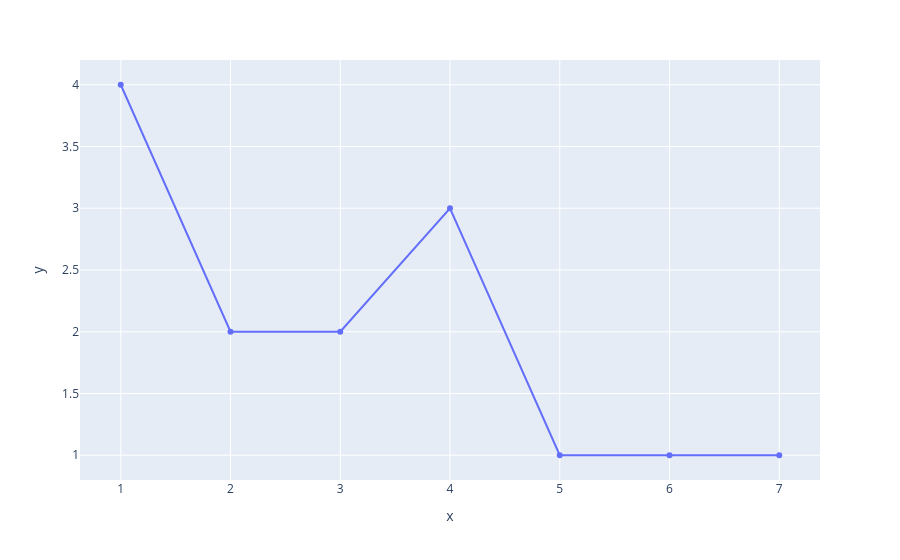

Notebook code for this chart:
### Markdown cell above
### pregunta 1 ¿Cómo cambió la cantidad de avistamientos de felinos durante los últimos meses del año más reciente?

### Code cell
anio_actual = feli["year"].max()
feli_actual = feli[feli["year"] == anio_actual]
meses_actual = feli_actual["month"].value_counts().sort_index()

fig = px.line(
    x=meses_actual.index,
    y=meses_actual.values,
    markers=True
)

fig.show()

### Figure 1 — Plotly figure (JSON) as saved in the notebook; plotly's stock layout.template omitted (floating-point values rounded to 4 significant figures)
{"data": [{"hovertemplate": "x=%{x}<br>y=%{y}<extra></extra>", "legendgroup": "", "line": {"color": "#636efa", "dash": "solid"}, "marker": {"symbol": "circle"}, "mode": "lines+markers", "name": "", "orientation": "v", "showlegend": false, "type": "scatter", "x": [1.0, 2.0, 3.0, 4.0, 5.0, 6.0, 7.0], "xaxis": "x", "y": [4, 2, 2, 3, 1, 1, 1], "yaxis": "y"}], "layout": {"legend": {"tracegroupgap": 0}, "margin": {"t": 60}, "xaxis": {"anchor": "y", "domain": [0, 1], "title": {"text": "x"}}, "yaxis": {"anchor": "x", "domain": [0, 1], "title": {"text": "y"}}}}
